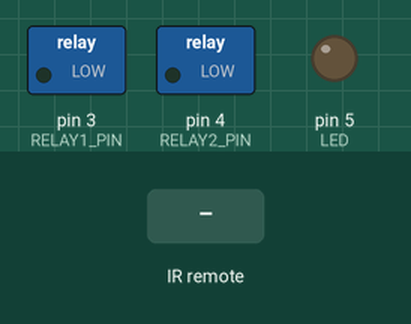
This sketch was run on a simulated Arduino Uno, built with avr-gcc and run on an emulated ATmega328P. On the bench: switched loads named in the sketch (green lamp = pin HIGH), output pins drawn as LEDs (lit = HIGH). Inputs (shaded band) come from the test bench.

Above: at 1.2 s.
1.3 s: infrared code 0xFF13EC received
At 1.9 s:
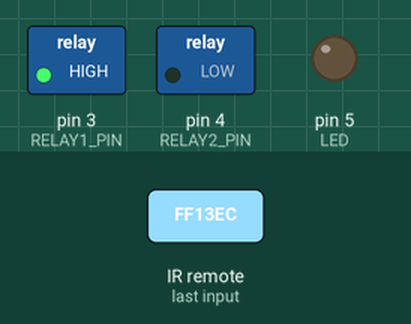
3.1 s: infrared code 0xFF936C received
At 4.4 s:
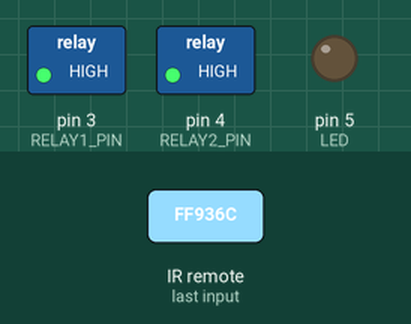
4.9 s: infrared code 0xFF837C received
At 5.05 s:
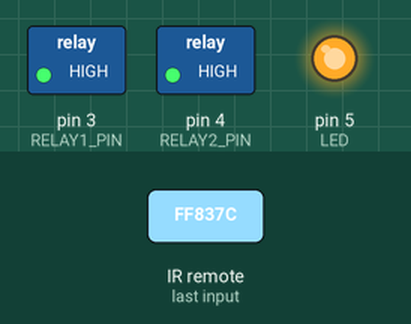
6.7 s: infrared code 0xFF936C received
At 8.2 s:
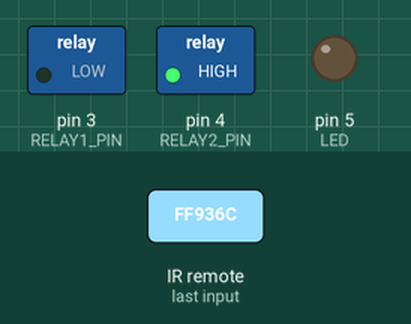
8.5 s: infrared code 0xFF13EC received
At 8.65 s:
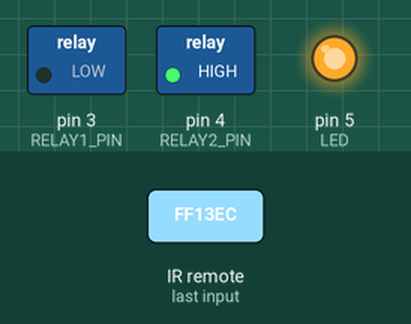
Timing chart, 0 to 11.3 s (numbered marks = the images above; inputs shaded):
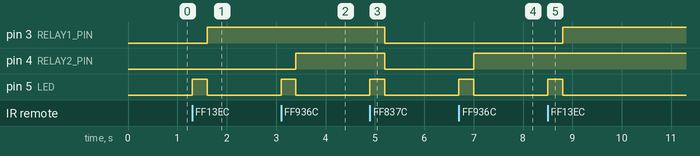

The sketch:

IR-Remote-Lamp-v2.ino
```cpp
//
//   Living room remote control box for two lamps
//   using buttons 7 and 8 on the Prior 3 button remote control.
//   v 2.0 Oct 17 2020
//   minor correction to flag management June 24 2021

#include <IRremote.h>                                 // load the IRremote library

int RECV_PIN = 2;                                     // IRreceiver on pin 2
int RELAY1_PIN = 3;                                   // Relay 1 on pin 3
int RELAY2_PIN = 4;                                   // Relay 2 on pin 4
int LED = 5;                                          // LED receive indicator on pin 5

IRrecv irrecv(RECV_PIN);                              // Create an instance for irrecv
decode_results results;                               // Create an instance to store the collected data in

boolean flag7 = 0;                                    // Flags are initially zero/both relays are off
boolean flag8 = 0;


void setup()
{
  pinMode(RELAY1_PIN, OUTPUT);                        // set pins to relays
  pinMode(RELAY2_PIN, OUTPUT);
  pinMode(LED, OUTPUT);                               // set pin to LED
  pinMode(RECV_PIN, INPUT);                           // set IR receive pin

  irrecv.enableIRIn();                                // start the receiver
}

void loop()
{
  if (irrecv.decode(&results))                        // Checks if we received a signal from the IR receiver
  {
    unsigned long val = results.value;

    if (val == 0xFF13EC) {
      digitalWrite(LED, HIGH);                        // Flash the LED
      delay(300);
      digitalWrite(LED, LOW);
      if (flag7 == 0) {
        flag7 = 1;
      } else {
        flag7 = 0;
      }
      //flag7 != flag7;                               // toggle flag7

    } else if (val == 0xFF936C) {
      digitalWrite(LED, HIGH);                        // Flash the LED
      delay(300);
      digitalWrite(LED, LOW);
      if (flag8 == 0) {
        flag8 = 1;
      } else {
        flag8 = 0;
      }
      //flag8 != flag8;                               // toggle flag8


    }
    else if (val == 0xFF837C) {                       // Toggle both devices - green button
      digitalWrite(LED, HIGH);                        // Flash the LED
      delay(300);
      digitalWrite(LED, LOW);
      if ((flag7 == 0) && (flag8 == 0)) {
        flag8 = 1;
        flag7 = 1;
      } else {
        flag8 = 0;
        flag7 = 0;
      }
                                                      // toggle flag7 and flag8

    }

    irrecv.resume();                                  // receive the next IR value

    // Actuate relays ===============================
    digitalWrite(RELAY1_PIN, flag7);
    digitalWrite(RELAY2_PIN, flag8);
  }
}
```

Measured:
- after the input at 1.3 s, pin 3 (RELAY1_PIN): LOW → HIGH after 0.30 s; pin 5 (LED): LOW → HIGH at once, → LOW 0.30 s later
- after the input at 3.1 s, pin 4 (RELAY2_PIN): LOW → HIGH after 0.30 s; pin 5 (LED): LOW → HIGH at once, → LOW 0.30 s later
- after the input at 4.9 s, pin 3 (RELAY1_PIN), pin 4 (RELAY2_PIN): HIGH → LOW after 0.30 s; pin 5 (LED): LOW → HIGH at once, → LOW 0.30 s later
- after the input at 6.7 s, pin 4 (RELAY2_PIN): LOW → HIGH after 0.30 s; pin 5 (LED): LOW → HIGH at once, → LOW 0.30 s later
- after the input at 8.5 s, pin 3 (RELAY1_PIN): LOW → HIGH after 0.30 s; pin 5 (LED): LOW → HIGH at once, → LOW 0.30 s later
